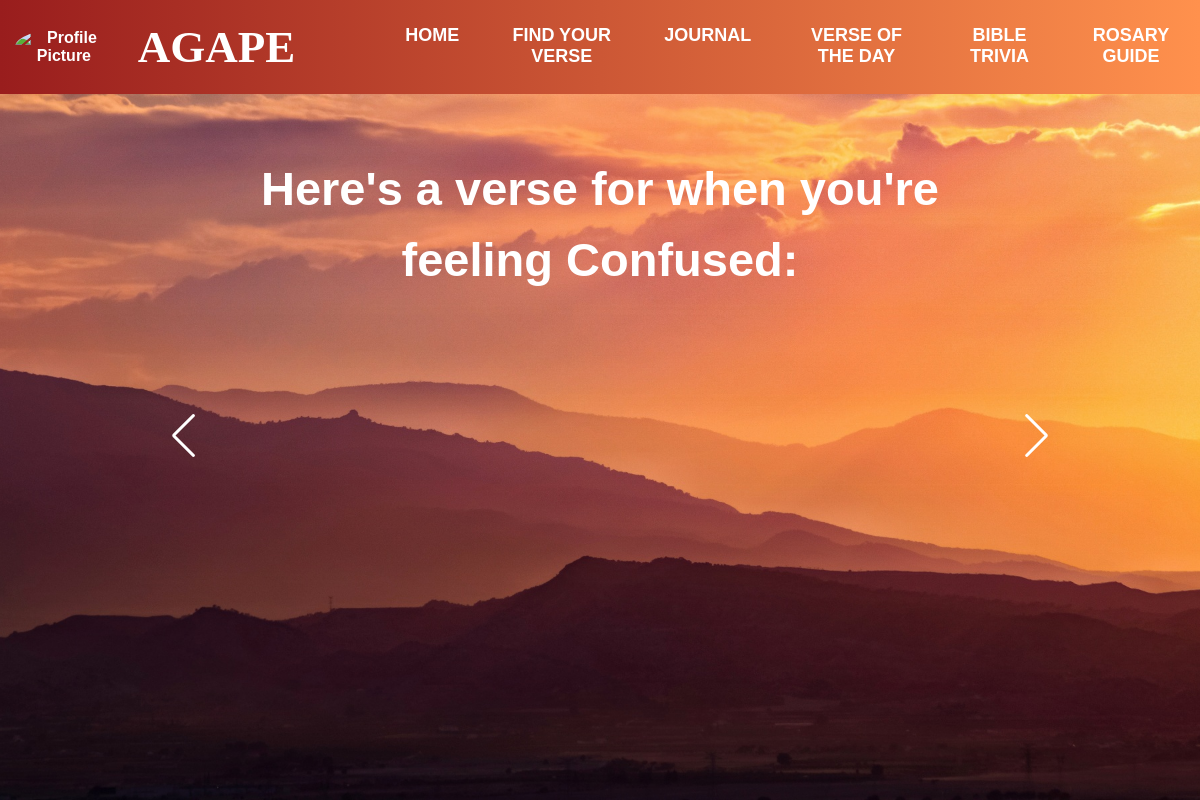
The page /confusedverse (signed in) on the database as committed earlier.
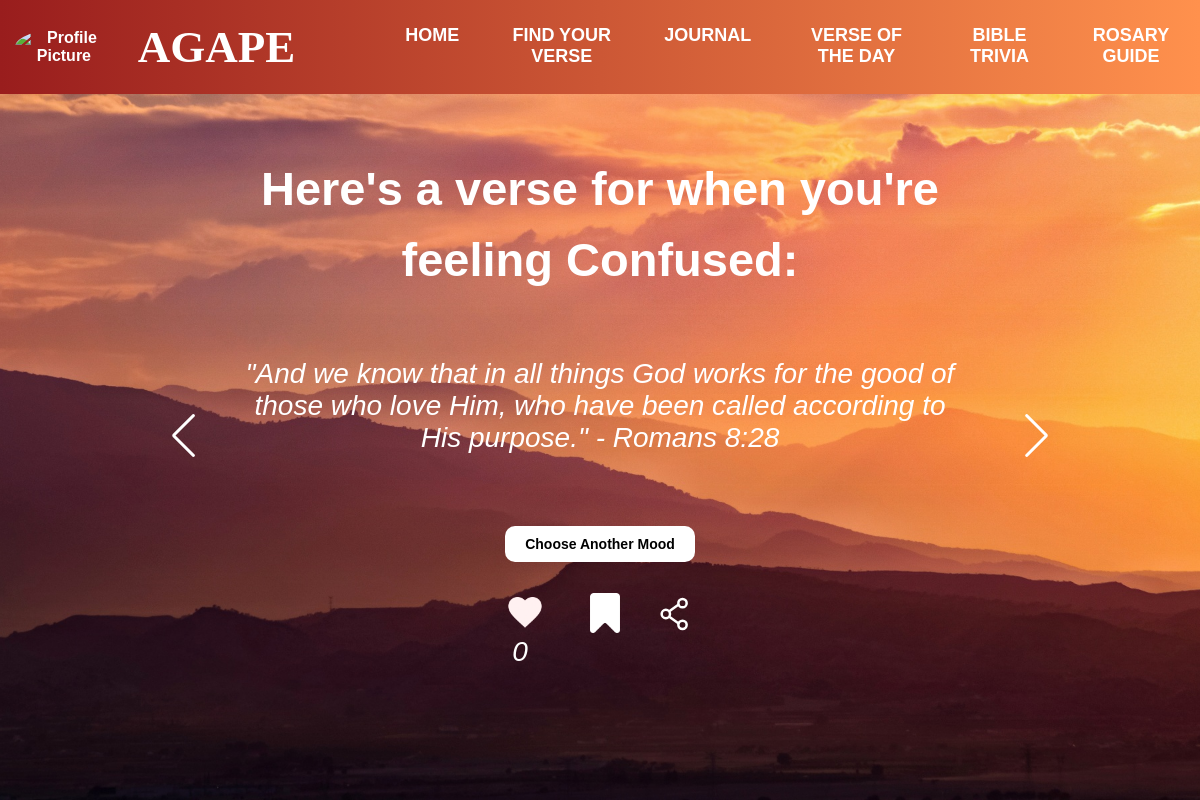
The same page on the database as committed later.
### myapp/models.py (models this page shows, shortened)
class BibleVerse(models.Model):
    reference = models.CharField(max_length=100)
    verse_text = models.TextField()
    date = models.DateField(default=timezone.now)
    reflection = models.TextField(blank=True, null=True)
    likes = models.ManyToManyField(User, related_name="liked_verses", blank=True)
    mood = models.CharField(max_length=50, choices=[
        ('none','None'),
        ('angry', 'Angry'),
        ('happy', 'Happy'),
        ('sad', 'Sad'),
        ('confused', 'Confused'),
        ('anxious','Anxious'),
        ('frustrated','Frustrated'),
        ('grateful','Grateful'),
        ('hopeful','Hopeful'),
        ('lonely','Lonely'),
        ('worried','Worried'),
        ('overwhelmed','Overwhelmed'),
    ],
    default='none',  # Set a default value
    null=False,  # Enforce a non-NULL value
    blank=True  # Allow blank values in forms
)

### myapp/views.py (the view, shortened to what this page needs)
# urls.py: path('confusedverse', views.confusedverse, name="confusedverse"),
@login_required
def confusedverse(request):
    fname = request.session.get('fname')
    confused_verses = BibleVerse.objects.filter(mood='confused').order_by('?')
    liked_verses = Like.objects.filter(user=request.user).values_list('verse', flat=True)
    bookmarked_verses = Bookmark.objects.filter(user=request.user).values_list('verse', flat=True)
    for verse in confused_verses:
        verse.like_count = Like.objects.filter(verse=verse).count()
        verse.bookmark_count = Bookmark.objects.filter(verse=verse).count()
    return render(request, "feelings/confused.html", {
        'fname': fname,
        'confused_verses': confused_verses,
        'liked_verses': liked_verses,
        'bookmarked_verses': bookmarked_verses
    })

### myapp/context_processors.py (called while the page is built)
def profile_picture_processor(request):
    if request.user.is_authenticated:
        try:
            profile = Profile.objects.get(user=request.user)
            return {'profile_picture_url': profile.profile_picture.url}
        except Profile.DoesNotExist:
            return {'profile_picture_url': None}
    return {'profile_picture_url': None}

### templates/feelings/confused.html (shortened to what this page needs)
{% extends "../html/header.html" %}
{% load static %}
{% block additional_css %}
<link rel="stylesheet" href="{% static 'css/moods.css' %}">
<link rel="stylesheet" href="{% static 'css/swiper-bundle.min.css' %}" />
{% endblock %}
{% block bodycontents %}
    <img src="{% static 'images/image2.jpg' %}" alt="Prayer Image" class="image2">
    <div class="content">
        <h1 class="upper-content">Here's a verse for when you're feeling Confused:</h1>
        <section class="container">
            <div class="testimonial mySwiper">
                <div class="testi-content swiper-wrapper">
                    {% for verse in confused_verses %}
                    <div class="slide swiper-slide">
                        <p>{{ verse.verse_text }} - {{ verse.reference}}</p>
                        <div class="details">
                            <button type="submit" class="choosebtn"><a href="{% url 'findyourverse' %}">Choose Another Mood</a></button>
                            <div class="icon-container">
                                 <button
                                class="like-btn"
                                data-verse-id="{{ verse.id }}"
                                data-liked="{% if verse.id in liked_verses %}true{% else %}false{% endif %}">
                                {% if verse.id in liked_verses %}
                                <img src="{% static 'images/red_heart.png' %}" alt="Unlike">
                                {% else %}
                                <img src="{% static 'images/heart2.png' %}" alt="Like">
                                {% endif %}
                                </button>
                                <button
                                class="bookmark-btn"
                                    data-verse-id="{{ verse.id }}"
                                    data-bookmarked="{% if verse.id in bookmarked_verses %}true{% else %}false{% endif %}">
                                    {% if verse.id in bookmarked_verses %}
                                        <img src="{% static 'images/bookmark-yellow.png' %}" alt="Unbookmark">
                                    {% else %}
                                        <img src="{% static 'images/bookmark-white.png' %}" alt="Bookmark">
                                    {% endif %}
                                </button>
                                    <button class="share-btn">
                                </button>
                            </div>
                            <p class="like-count" id="like_count_{{ verse.id }}">{{ verse.like_count }}</p>
                        </div>
                    </div>
                    {% endfor %}
                </div>
              <div class="swiper-button-next nav-btn"></div>
              <div class="swiper-button-prev nav-btn"></div>
          </section>
    </div>
{% endblock %}

Rows that differ between the two databases and show on the page:
added BibleVerse: verse_text "\"And we know that in all things God works for the good of those who love Him, who have been called according to His purpose.\"", reference "Romans 8:28", like_count "0"
